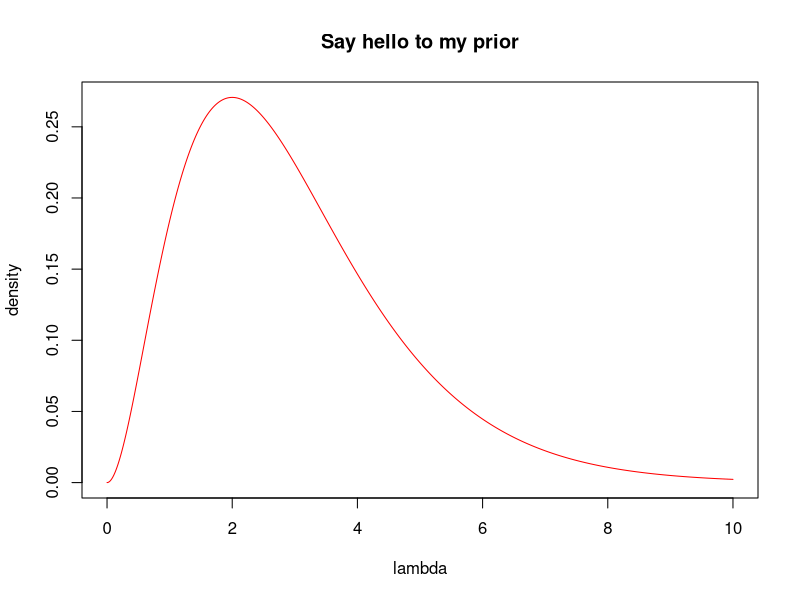
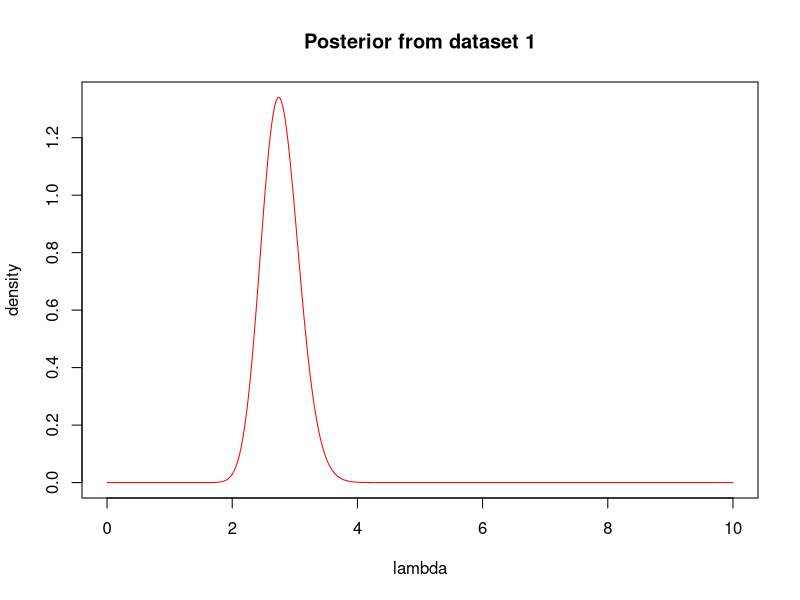
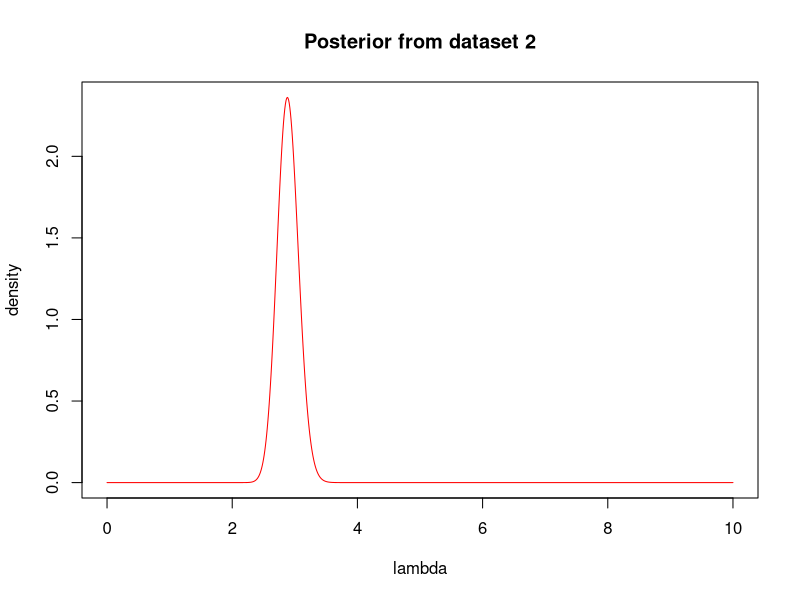
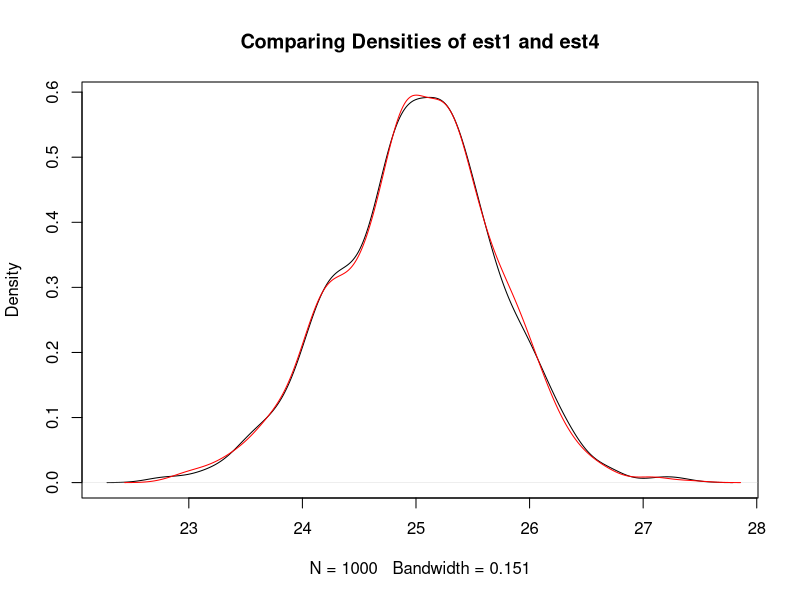
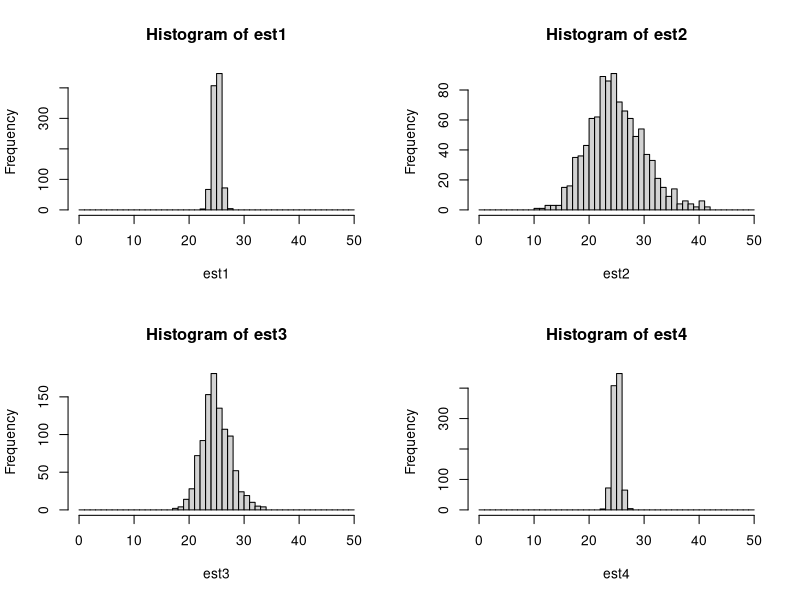

Recreate these plots in R, in order.
## ---- chunk 1
library(tidyverse)
## ---- chunk 2
set.seed(123)
testdata <- rnorm(100,0,sqrt(47))  # do not change the dataset

#bootstrap
reps <- 1000
esttheta1<-c()
esttheta2<-c()
for (i in 1:reps){
  bootstrap_data<-sample(testdata, replace=TRUE)
  esttheta1 <- c(esttheta1, sum(bootstrap_data^2)/100)
  esttheta2 <- c(esttheta2, var(bootstrap_data))
}

paste("SE(estimator1):", round(sd(esttheta1), 3))
paste("SE(estimator2):", round(sd(esttheta2), 3))
## ---- chunk 3
plot(seq(0,10,0.01), dgamma(seq(0,10,0.01), shape=3, rate=1), "l", col="red", ylab="density", xlab="lambda", main="Say hello to my prior")
## ---- chunk 4
data1 <- c(7,2,4,5,3,4,2,3,3,6,1,4,1,3,3,5,2,0,1,3,1,3,3,1,4,2,0,0,3,4)
data2 <- c(4,2,3,1,5,3,2,7,3,4,1,2,3,6,2,2,4,6,2,5,1,4,1,0,0,3,0,0,3,3,4,2,3,2,1, 3,4,1,4,1,3,1,2,4,3,2,4,1,4,1,3,3,3,5,3,4,5,3,2,5,1,0,5,1,2,2,5,2,4,8,
           5,4,6,2,7,2,1,2,0,5,5,4,1,0,2,2,2,2,2,2,3,5,3,3,6,1,5,3,3,3)

#case 1
alpha1=sum(data1)+3
beta1=length(data1)+1
alpha1
beta1

#case 2
alpha2=sum(data2)+3
beta2=length(data2)+1
alpha2
beta2
## ---- chunk 5
plot(seq(0,10,0.01), dgamma(seq(0,10,0.01), shape=86, rate=31), "l", col="red", ylab="density", xlab="lambda", main="Posterior from dataset 1")

plot(seq(0,10,0.01), dgamma(seq(0,10,0.01), shape=292, rate=101), "l", col="red", ylab="density", xlab="lambda", main="Posterior from dataset 2")
## ---- chunk 6
set.seed(11)

est1<-c()
est2<-c()
est3<-c()
est4<-c()

for (i in 1:1000){
data<-rnorm(50, mean=25, sd=sqrt(25))

est1<-c(est1, mean(data))
est2<-c(est2, var(data))
est3<-c(est3, (mean(data)+var(data))/2)
est4<-c(est4, 0.98*mean(data)+0.02*var(data))
}

results=data.frame("Estimator"=c(1,2,3,4), "Mean"=c(mean(est1), mean(est2), mean(est3), mean(est4)), "Variance"=c(var(est1), var(est2), var(est3), var(est4)), "Bias"=c((mean(est1)-25)^2, (mean(est2)-25)^2, (mean(est3)-25)^2, (mean(est4)-25)^2), "MSE"=c(var(est1)+(mean(est1)-25)^2, var(est2)+(mean(est2)-25)^2, var(est3)+(mean(est3)-25)^2, var(est4)+(mean(est4)-25)^2))
knitr::kable(results)

plot(density(est1), main="Comparing Densities of est1 and est4")
lines(density(est4), col="red")

par(mfrow=c(2,2))
hist(est1, breaks=0:50)
hist(est2, breaks=0:50)
hist(est3, breaks=0:50)
hist(est4, breaks=0:50)
